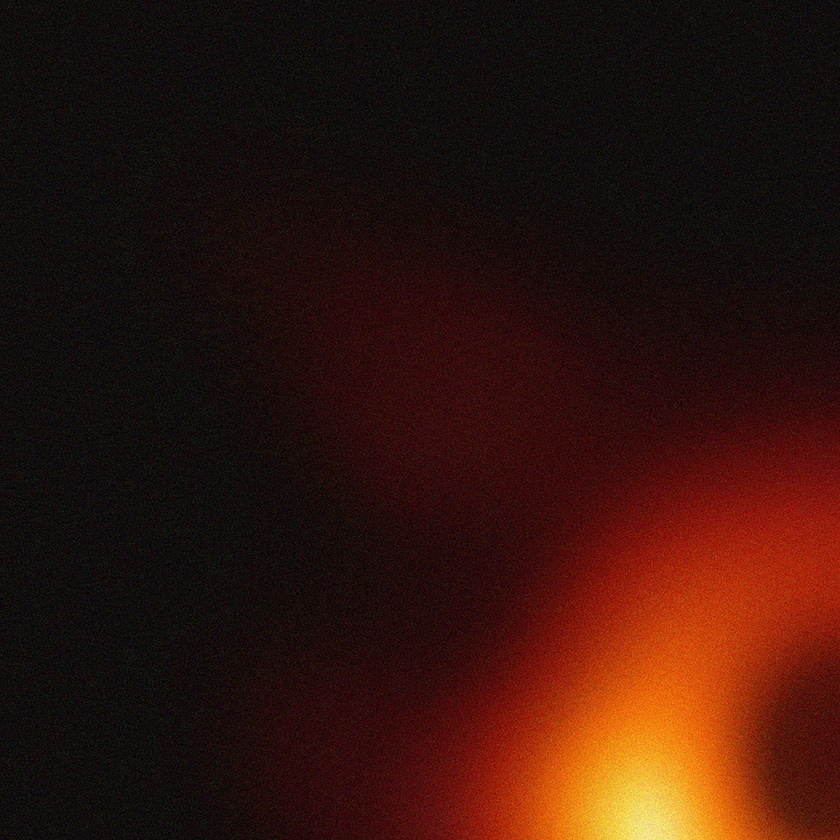
#> input picture 29.face_morphing/Inputs/Black_hole/1/1.jpg, 840 x 840 px, shrunk from 1000 x 1000 before the run; its folder holds only this picture in this run
$ python 2.black_hole.py
#> lines starting #> are read from the running program, lines starting #| are printed output that depends on the picture
import os
import cv2
import numpy as np


folders_path = os.listdir("Inputs/Black_hole")

parts = []
for folder_path in folders_path:
    imgs_path = os.listdir("Inputs/Black_hole/" + folder_path)
    imgs = []
    for img_path in imgs_path:
        img = cv2.imread("Inputs/Black_hole/" + folder_path + "/" + img_path).astype(np.float32)
        imgs.append(img)
    parts.append(imgs)


img_parts = []
for part in parts:
    result = np.zeros(img.shape)
    for img in part:
        result += img
    result = result / len(part)
    result.astype(np.uint8)
    img_parts.append(result)
#> this loop made 2 passes
#> pass 2, `result = result / len(part)`:
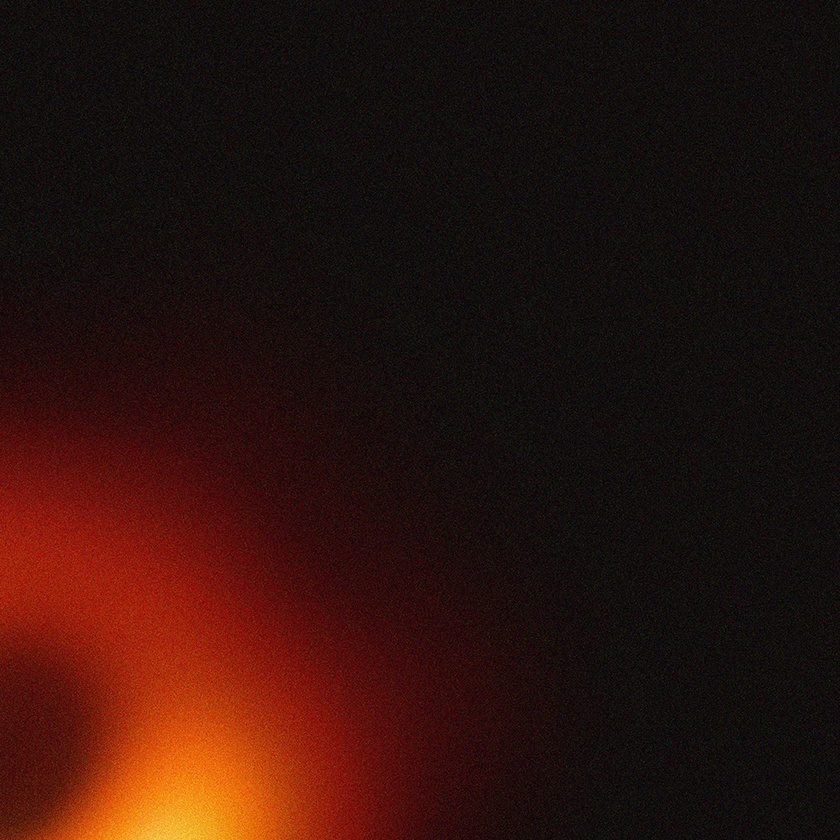
#> result: shape (840, 840, 3) float64; mean B, G, R 13.2, 18.5, 45
#> after the loop, img_parts = 2 items

ul = img_parts[0]
ur = img_parts[1]
#> (the run stopped early here; a loop or call above may not have finished)
